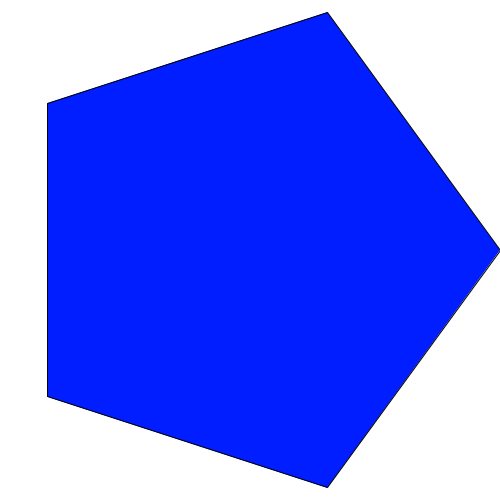
Frame 1 (no input)
Frame 60 (the mouse pressed at the canvas centre just before this capture): identical to frame 1, image omitted
Frame 120 (the mouse held since frame 60 and released just before this capture): identical to frame 1, image omitted

The Processing sketch that drew this single still picture (run headless with seeded random() and noise(); from frame 60 on, the mouse is pressed at the canvas centre):

// Processing sketch: RecurPentagon
// ── RecurPentagon.pde
ArrayList<Pent> listPent = new ArrayList<Pent>(); //正五角形のリスト
color col;
void setup(){
  size(500, 500);
  colorMode(HSB, 1);
  initialize(250);  //初期配置
  slitDivision(); //(隙間のある)分割
}

// ── Pent.pde
class Pent{
  PVector[] v_;
  float PHI = (1 + sqrt(5)) / 2;
  Pent(PVector v0, PVector v1){
    v_ = new PVector[6];
    v_[0] = v0;  //正五角形の中心
    for (int i = 1; i < 6; i++){
      v_[i] = PVector.sub(v1, v0);
      v_[i].rotate(2 * i * PI / 5);
      v_[i].add(v0); //正五角形の頂点
    }
  }
  void divPent(ArrayList<Pent> nextList){ //正五角形の分割
    PVector w = PVector.sub(v_[1], v_[0]);
    w.mult(PHI / (2 * PHI + 1));  //次の正五角形の縮小率
    w.rotate(PI / 5);
    w.add(v_[0]);
    nextList.add(new Pent(v_[0], w));  //中央の正五角形をリストに追加
    for (int i = 1; i < 6; i++){
      w = PVector.sub(v_[i], v_[0]);
      w.mult((PHI + 1) / (2 * PHI + 1));
      w.add(v_[0]);
      nextList.add(new Pent(w, v_[i]));  //中央を囲む5つの正五角形をリストに追加
    }
  }
  void drawPent(){  //正五角形の描画
    beginShape();
    for (int i = 1; i < 6; i++){
      vertex(v_[i].x, v_[i].y);
    }
    endShape(CLOSE);
  }
}

// ── initialize.pde
void initialize(float scalar){
  col = color(random(1), 1, 1);
  PVector v0 = new PVector(0, 0); //正五角形の中心
  PVector v1 = new PVector(scalar, 0); //正五角形の1つの頂点
  listPent.add(new Pent(v0, v1));
}

// ── mouseClicked.pde
void draw(){}
void mouseClicked(){
  slitDivision();
}

// ── slitDivision.pde
void slitDivision(){  //描画と分割
  ArrayList<Pent> nextPent = new ArrayList<Pent>(); //次のリスト
  background(0, 0, 1);
  translate(width / 2, height / 2);
  fill(col);
  for (Pent p : listPent){
    p.drawPent(); //正五角形を描画
    p.divPent(nextPent);  //新たな正五角形をリストに追加
  }
  listPent = nextPent;  //リストを更新
}
